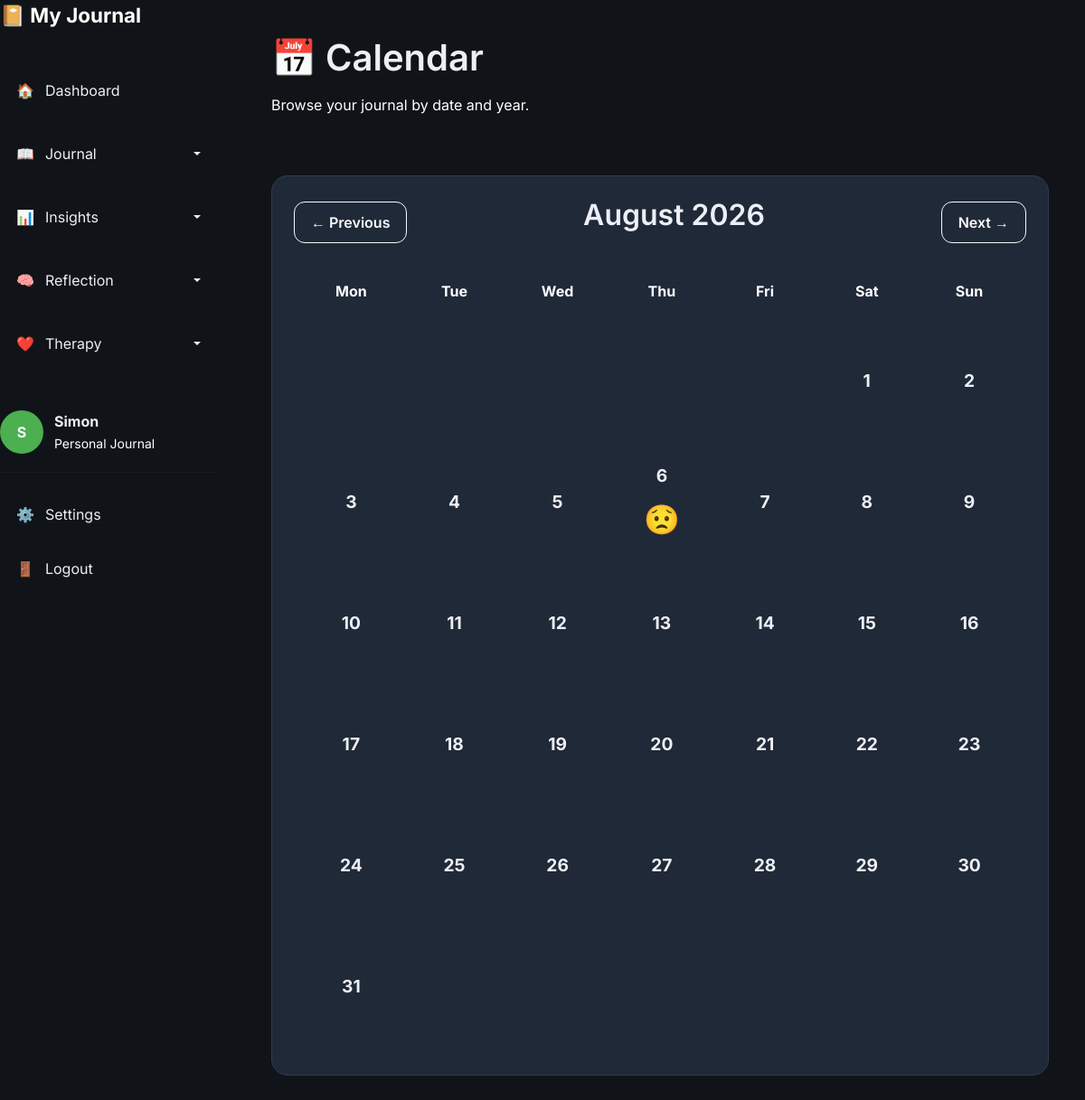
The page /calendar?month=8&year=2026 (signed in) on the database its author committed.
### models/user.py (models this page shows, shortened)
class User(UserMixin, db.Model):
    id = db.Column(
        db.Integer,
        primary_key=True
    )
    username = db.Column(
        db.String(100),
        unique=True,
        nullable=False
    )
    display_name = db.Column(
    db.String(50),
    nullable=True
    )
    password_hash = db.Column(
        db.String(255),
        nullable=False
    )
    entries = db.relationship(
    "Entry",
    backref="author",
    lazy=True,
    cascade="all, delete-orphan"
)

### models/entry.py (models this page shows)
class Entry(db.Model):
    __tablename__ = "entry"
    id = db.Column(
        db.Integer,
        primary_key=True
    )
    tags = db.Column(
        db.String(500),
        nullable=True
    )
    mood_score = db.Column(
        db.Integer,
        nullable=False
    )
    content = db.Column(
        db.Text,
        nullable=False
    )
    created_at = db.Column(
        db.DateTime,
        default=datetime.utcnow
    )
    user_id = db.Column(
        db.Integer,
        db.ForeignKey("user.id"),
        nullable=False
    )
    is_timeline_event = db.Column(
    db.Boolean,
    default=False,
    nullable=False
    )
    people = db.relationship(
    "Person",
    secondary=entry_people,
    back_populates="entries"
    )
    relationship_score = db.Column(
    db.Integer
    )

### routes/calendar.py (the view)
@calendar_bp.route("/calendar")
@login_required
def calendar():
    today = datetime.today()
    year = request.args.get(
        "year",
        default=today.year,
        type=int
    )
    month = request.args.get(
        "month",
        default=today.month,
        type=int
    )
    calender_obj = Cal.Calendar(firstweekday=0)
    weeks = calender_obj.monthdayscalendar(year, month)
    entries = Entry.query.filter_by(
        user_id=current_user.id
    ).all()
    entry_lookup = {}
    for entry in entries:
        if (
            entry.created_at.year == year
            and
            entry.created_at.month == month
        ):
            entry_lookup[entry.created_at.day] = entry
    if month == 1:
        previous_month = 12
        previous_year = year - 1
    else:
        previous_month = month - 1
        previous_year = year
    if month == 12:
        next_month = 1
        next_year = year + 1
    else:
        next_month = month + 1
        next_year = year
    return render_template(
    "calendar.html",
    month=Cal.month_name[month],
    year=year,
    weeks=weeks,
    entry_lookup=entry_lookup,
    moods=MOODS,
    previous_month=previous_month,
    previous_year=previous_year,
    next_month=next_month,
    next_year=next_year
)

### routes/auth.py (called while the page is built)
@login_manager.user_loader
def load_user(user_id):
    return User.query.get(int(user_id))

### templates/calendar.html (shortened to what this page needs)
{% extends "base.html" %}
{% block content %}
<div class="content-wrapper">
    <div class="d-flex justify-content-between align-items-center mb-5">
        <div>
            <h1>📅 Calendar</h1>
            <p class="text-muted">
                Browse your journal by date and year.
            </p>
        </div>
    </div>
    <div class="card">
        <div class="d-flex justify-content-between align-items-center mb-4">
            <a class="btn btn-outline-light"
            href="{{ url_for(
                    'calendar.calendar',
                    month=previous_month,
                    year=previous_year
            ) }}">
                ← Previous
            </a>
            <h2>
                {{ month }} {{ year }}
            </h2>
            <a class="btn btn-outline-light"
            href="{{ url_for(
                    'calendar.calendar',
                    month=next_month,
                    year=next_year
            ) }}">
                Next →
            </a>
        </div>
        <table class="calendar-table">
            <thead>
                <tr>
                    <th>Mon</th>
                    <th>Tue</th>
                    <th>Wed</th>
                    <th>Thu</th>
                    <th>Fri</th>
                    <th>Sat</th>
                    <th>Sun</th>
                </tr>
            </thead>
            <tbody>
            {% for week in weeks %}
                <tr>
                {% for day in week %}
                    {% if day == 0 %}
                        <td class="empty-day"></td>
                    {% else %}
                        {% set entry = entry_lookup.get(day) %}
                        <td>
                            {% if entry %}
                                <a href="{{ url_for('journal.view_entry', entry_id=entry.id) }}"
                                   class="calendar-entry">
                                    <div class="day-number">
                                        {{ day }}
                                    </div>
                                    <div class="mood">
                                        {{ moods[entry.mood_score].emoji }}
                                    </div>
                                </a>
                            {% else %}
                                <div class="calendar-empty">
                                    <div class="day-number">
                                        {{ day }}
                                    </div>
                                </div>
                            {% endif %}
                        </td>
                    {% endif %}
                {% endfor %}
                </tr>
            {% endfor %}
            </tbody>
        </table>
    </div>
</div>
{% endblock %}

### templates/base.html (shortened to what this page needs)
<!DOCTYPE html>
<html lang="en">
<head>
    <link
        href="https://cdn.jsdelivr.net/npm/bootstrap@5.3.3/dist/css/bootstrap.min.css"
        rel="stylesheet"
    >
    <link
        rel="stylesheet"
        href="{{ url_for('static', filename='css/variables.css') }}"
    >
    <link
        rel="stylesheet"
        href="{{ url_for('static', filename='css/layout.css') }}"
    >
    <link
        rel="stylesheet"
        href="{{ url_for('static', filename='css/components.css') }}"
    >
    <link
        rel="stylesheet"
        href="{{ url_for('static', filename='css/style.css') }}"
    >
    <link
        rel="stylesheet"
        href="{{ url_for('static', filename='css/trends.css') }}"
    >
    <link
        rel="stylesheet"
        href="{{ url_for('static', filename='css/people.css') }}"
    >
    <link
        rel="stylesheet"
        href="{{ url_for('static', filename='css/patterns.css') }}"
    >
    <link
        rel="stylesheet"
        href="{{ url_for('static', filename='css/therapy.css') }}"
    >
</head>
<body>
{% if current_user.is_authenticated %}
<div class="app-layout">
    <aside class="sidebar">
        <div class="sidebar-header">
            <a
                href="{{ url_for('dashboard.dashboard') }}"
                class="logo"
            >
                📔
                <span>
                    My Journal
                </span>
            </a>
        </div>
        <nav class="sidebar-nav">
            <a
                href="{{ url_for('dashboard.dashboard') }}"
                class="nav-item
                "
            >
                🏠
                <span>
                    Dashboard
                </span>
            </a>
            <div class="dropdown nav-dropdown">
                <a
                    href="#"
                    class="nav-item dropdown-toggle
                    {% if request.endpoint in [
                        'journal.journal',
                        'journal.new_entry',
                        'calendar.calendar',
                        'timeline.timeline'
                    ] %}
                        active
                    {% endif %}"
                    role="button"
                    data-bs-toggle="dropdown"
                    aria-expanded="false"
                >
                    📖
                    <span>
                        Journal
                    </span>
                </a>
            </div>
            <div class="dropdown nav-dropdown">
                <a
                    href="#"
                    class="nav-item dropdown-toggle
                    "
                    role="button"
                    data-bs-toggle="dropdown"
                    aria-expanded="false"
                >
                    📊
                    <span>
                        Insights
                    </span>
                </a>
            </div>
            <div class="dropdown nav-dropdown">
                <a
                    href="#"
                    class="nav-item dropdown-toggle
                    "
                    role="button"
                    data-bs-toggle="dropdown"
                    aria-expanded="false"
                >
                    🧠
                    <span>
                        Reflection
                    </span>
                </a>
            </div>
            <div class="dropdown nav-dropdown">
                <a
                    href="#"
                    class="nav-item dropdown-toggle
                    "
                    role="button"
                    data-bs-toggle="dropdown"
                    aria-expanded="false"
                >
                    ❤️
                    <span>
                        Therapy
                    </span>
                </a>
            </div>
        </nav>
        <div class="sidebar-footer">
            <div class="user-card">
                <div class="avatar">
                    {{
                        (current_user.display_name or current_user.username)[0]
                        | upper
                    }}
                </div>
                <div>
                    <strong>
                        {{
                            current_user.display_name
                            or
                            current_user.username
                        }}
                    </strong>
                    <br>
                    <small>
                        Personal Journal
                    </small>
                </div>
            </div>
            <hr>
            <a
                href="{{ url_for('settings.settings') }}"
                class="nav-item"
            >
                ⚙️
                <span>
                    Settings
                </span>
            </a>
            <a
                href="{{ url_for('auth.logout') }}"
                class="nav-item"
            >
                🚪
                <span>
                    Logout
                </span>
            </a>
        </div>
    </aside>
    <main class="main-content">
        {% block content %}
        {% endblock %}
    </main>
</div>
{% endif %}
</body>
</html>

### static/css/variables.css (style rules this page uses)
:root { --bg:#101418; --sidebar:#18212d; --card:#202938; --card-hover:#293548; --input:#273244; --text:#ECEFF4; --muted:#ffffff; --text-muted:#ffffff; --heading:#FFFFFF; --accent:#4CAF50; --accent-hover:#43A047; --accent-light:#6FCF70; --success:#22C55E; --warning:#F59E0B; --danger:#EF4444; --info:#3B82F6; --border:#2E3B4E; --shadow-small: 0 4px 12px rgba(0,0,0,.15); --shadow-medium: 0 10px 25px rgba(0,0,0,.25); --shadow-large: 0 20px 40px rgba(0,0,0,.35); --radius-small:8px; --radius-medium:14px; --radius-large:20px; --radius-round:999px; --space-xs:6px; --space-sm:12px; --space-md:20px; --space-lg:32px; --space-xl:48px; --sidebar-width:260px; --transition-fast:.15s ease; --transition:.25s ease; --transition-slow:.4s ease; }

### static/css/layout.css (style rules this page uses)
body { margin:0; padding:0; min-height:100vh; background:var(--bg); color:var(--text); }
.app-layout { display:flex; min-height:100vh; }
.sidebar { position: fixed; top: 0; left: 0; bottom: 0; width: 260px; overflow-y: auto; overflow-x: hidden; }
.sidebar-header { margin-bottom:40px; }
.sidebar-nav { display:flex; flex-direction:column; gap:10px; flex:1; }
.sidebar-footer { margin-top:40px; }
.main-content { flex:1; margin-left:260px; padding:40px; overflow-y:auto; }
.sidebar { width:240px; transition:.3s; }
.content-wrapper { max-width:1200px; margin:auto; }

### static/css/components.css (style rules this page uses)
.card { background:var(--card); border:1px solid var(--border); border-radius:18px; padding:24px; transition:.2s ease; color:var(--text) }
.btn { border-radius:12px; padding:10px 18px; font-weight:600; transition:.2s; }
.nav-item { display:flex; align-items:center; gap:12px; padding:14px 18px; margin-bottom:8px; border-radius:12px; text-decoration:none; color:var(--text); transition:.2s; }
.logo { font-size:1.4rem; font-weight:700; text-decoration:none; color:white; }
.user-card { display:flex; align-items:center; gap:12px; margin-top:auto; }
.avatar { width:48px; height:48px; border-radius:50%; background:var(--accent); color:white; display:flex; justify-content:center; align-items:center; font-weight:bold; }
.sidebar .nav-dropdown .dropdown-toggle::after { margin-left: auto; vertical-align: middle; }
.sidebar .nav-dropdown .dropdown-toggle { width: 100%; }

### static/css/style.css (style rules this page uses)
* { box-sizing:border-box; }
body { font-family:'Inter',sans-serif; background:var(--bg); color:var(--text); margin:0; padding:0; overflow-x:hidden; }
h1,h2,h3,h4,h5,h6 { color:var(--text); font-weight:600; margin-bottom:15px; }
p { color:var(--muted); line-height:1.7; }
small { color:var(--muted); }
a { color:inherit; text-decoration:none; }
hr { border:none; border-top:1px solid var(--border); margin:20px 0; }
button, a, .card, input, textarea, select { transition:.2s ease; }
.text-muted { color:var(--muted)!important; }
.calendar-table { width:100%; border-collapse:separate; border-spacing:12px; }
.calendar-table th { text-align:center; padding-bottom:15px; color:var(--muted); }
.calendar-table td { width:120px; height:120px; }
.calendar-entry, .calendar-empty { display:flex; flex-direction:column; justify-content:center; align-items:center; height:120px; background:var(--card); border-radius:18px; transition:.2s; }
.day-number { font-size:1.2rem; font-weight:700; }
.mood { font-size:2rem; margin-top:10px; }
.empty-day { background:none; }

### rows shown on the page
User: display_name+username "S", display_name+username "Simon"
Entry: mood_score "😟"

### other values the page prints
{{ month }} "August"
{{ year }} "2026"
{{ day }} "1" "2" "3" "4" "5" "7" "8" "9" "10" "11" "12" "13" "14" "15" "16" "17" "18" "19" "20" "21" "22" "23" "24" "25" "26" "27" "28" "29" "30" "31"
{{ day }} "6"
